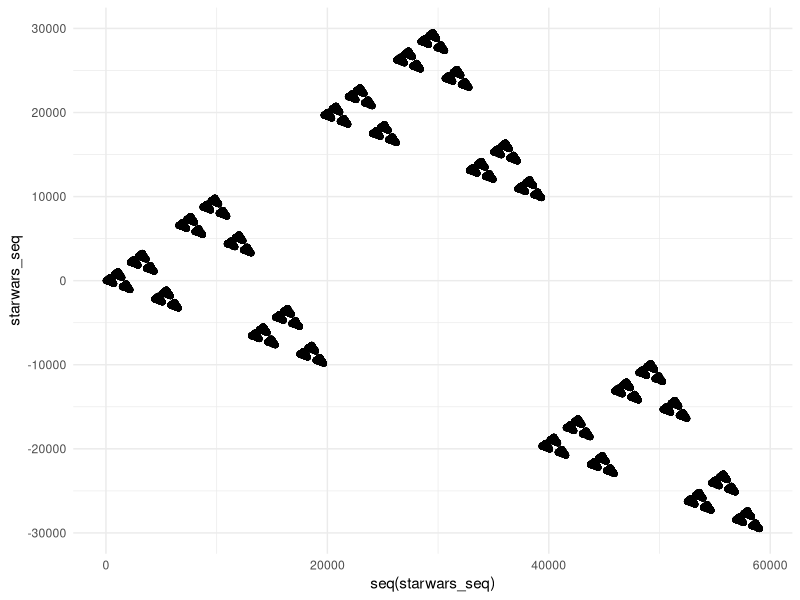
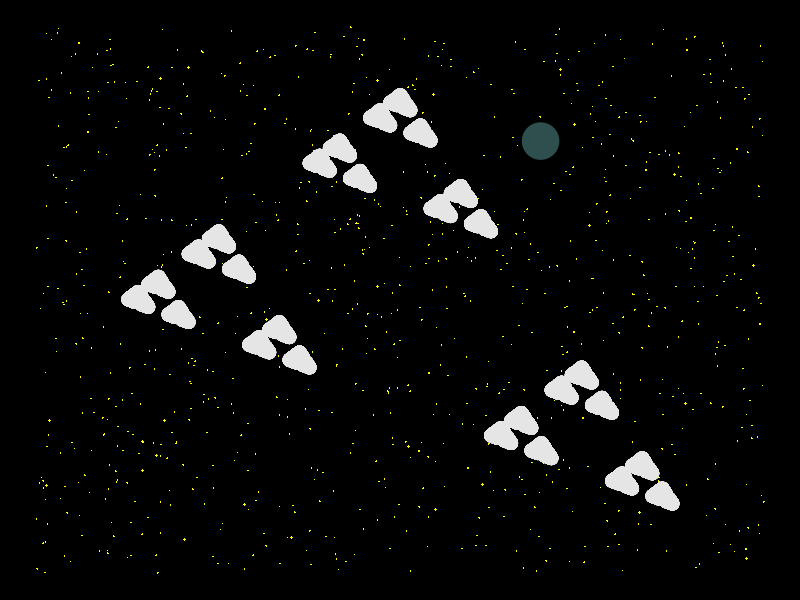
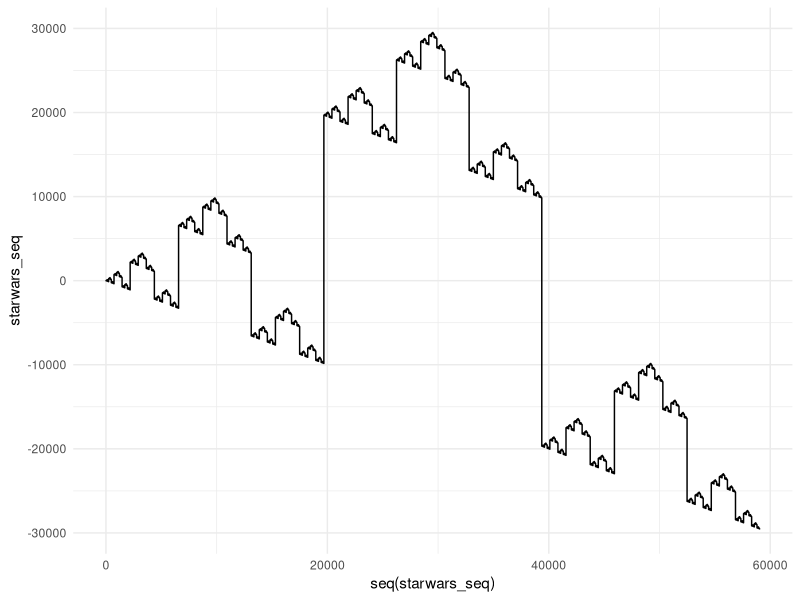

Write the R code that produced these figures, in order.
## ---- chunk 1
knitr::opts_chunk$set(fig.retina = 2,
                      fig.show = 'hold', 
                      fig.align = 'center',
                      out.extra = 'style="display:block; margin:auto;"')
## ---- chunk 2
# Setup of the environment
library(tidyverse)
## ---- chunk 3
ConvertToBinary <- function(x) {
  out <- mod <- NULL
  while (x > 0 | is.null(mod)) {
    mod <- x %% 2
    out <- paste0(mod, out)
    x <- floor(x / 2)
  }
  return(out)
}

ConvertToBase <- function(x, base = NULL) {
  if (base > 10) {
    stop("Function not defined for bases higher than 10")
  }
  out <- mod <- NULL
  while (x > 0 | is.null(mod)) {
    mod <- x %% base
    out <- paste0(mod, out)
    x <- floor(x / base)
  }
  return(out)
}
## ---- chunk 4
illust_table <- tibble(
  Decimal = seq(1:21),
  Binary = map_chr(.x = Decimal, .f = ConvertToBinary),
  Ternary = map_chr(.x = Decimal, base = 3, .f = ConvertToBase)
)

knitr::kable(illust_table,
             align = "ccc",
             latex_header_includes = c("\\renewcommand{\\arraystretch}{1}")) %>%
  kableExtra::kable_styling(position = "center")
## ---- chunk 5
ConvertToBinary <- function(x) {
  out <- mod <- NULL
  while (x > 0 | is.null(mod)) {
    mod <- x %% 2
    out <- paste0(mod, out)
    x <- floor(x / 2)
  }
  return(out)
}
## ---- chunk 6
ConvertToBinary(13)
## ---- chunk 7
ConvertToBase <- function(x, base = NULL) {
  if (base > 10) {
    stop("Function not defined for bases higher than 10")
  }
  out <- mod <- NULL
  while (x > 0 | is.null(mod)) {
    mod <- x %% base
    out <- paste0(mod, out)
    x <- floor(x / base)
  }
  return(out)
}
## ---- chunk 8
example_vector <- c(0:4,10,13,22,50,75,100)
map_chr(example_vector, ConvertToBinary)
map_chr(example_vector, base = 3, ConvertToBase)
## ---- chunk 9
map_chr(seq(10), base = 3, ConvertToBase)
## ---- chunk 10
BTE <- function(x) {
  if (x == 0) {
    return(0)
  }
  if (x %% 3 == 0) {
    return(3 * BTE(x / 3))
  } else if (x %% 3 == 1) {
    return(3 * BTE((x - 1) / 3) + 1)
  } else if (x %% 3 == 2) {
    return(3 * BTE((x - 2) / 3) - 1)
  }
}
## ---- chunk 11
BTE(3)
## ---- chunk 12
example_vector <- c(0,seq(10),500,1500,9999)
map_dbl(example_vector, BTE)
## ---- chunk 13
starwars_seq <- map_dbl(seq(59048), BTE)
## ---- chunk 14
ggplot(data = NULL, aes(x = seq(starwars_seq), y = starwars_seq)) +
  geom_point() +
  theme_minimal()
## ---- chunk 15
length(starwars_seq) == length(unique(starwars_seq))
## ---- chunk 16
BTE(59049)
## ---- chunk 17
set.seed(1983)
ggplot(data = NULL, aes(x = seq(starwars_seq), y = starwars_seq)) +
  geom_point(aes(x = sample(seq(-1e4,length(starwars_seq) + 1e4), 1e3),
                 y = sample(seq(min(starwars_seq)-1e4,max(starwars_seq) + 1e4), 1e3),
                 size = sample(runif(length(starwars_seq) + 1e4), 1e3)), 
             shape = 18, color = "yellow") +
  geom_point(aes(x = sample(seq(starwars_seq), 1),
                 y = sample(starwars_seq, 1)), 
             shape = 19, size = 12, color = "darkslategray") +
  geom_point(size = 4, color = "grey90") +
  scale_size_continuous(range = c(1e-3,5e-1)) +
  theme_void() +
  theme(
    legend.position = "none",
    panel.background = element_rect(fill = "black")
  )
## ---- chunk 18
ggplot(data = NULL, aes(x = seq(starwars_seq), y = starwars_seq)) +
  geom_line() + 
  theme_minimal()
